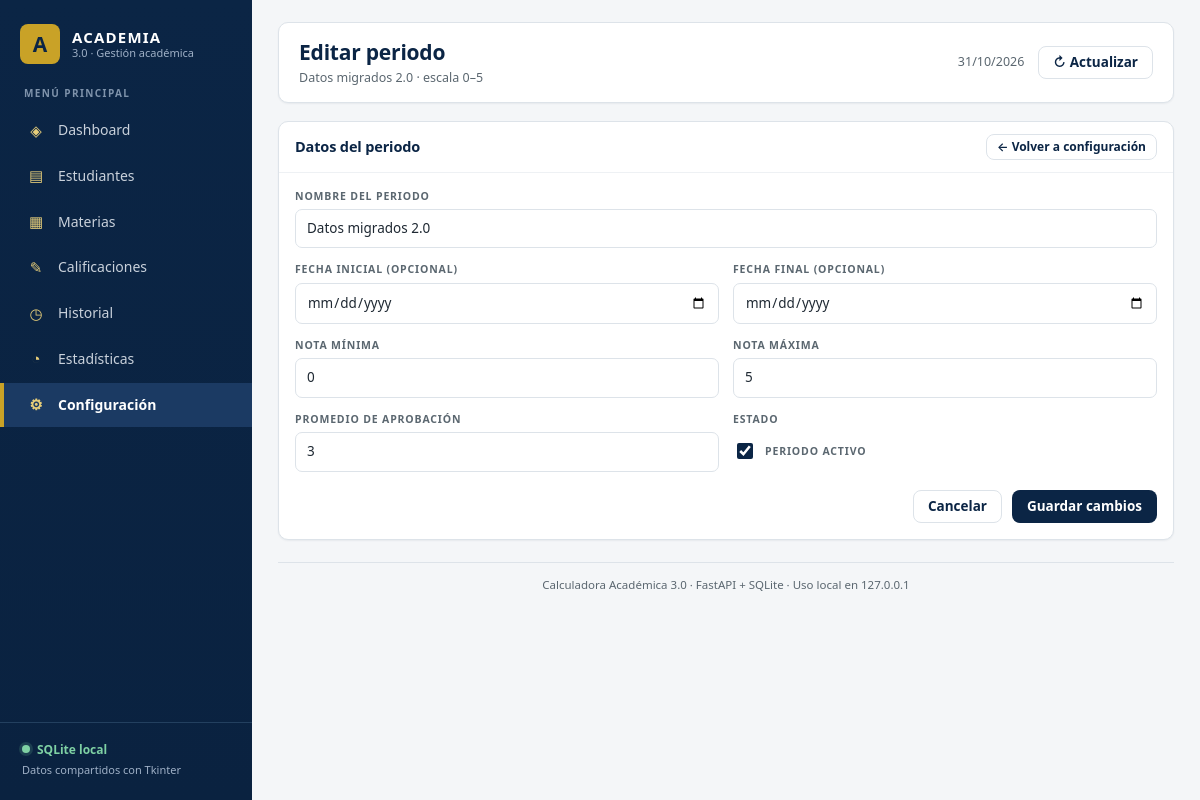
Page /periodos/2de7806d-3e70-51f2-95f7-c219aa412354/editar on the committed database.
### tables this page shows
CREATE TABLE periodos (
    id             TEXT PRIMARY KEY,
    nombre         TEXT NOT NULL UNIQUE,
    fecha_inicio   TEXT,
    fecha_fin      TEXT,
    escala_min     REAL NOT NULL,
    escala_max     REAL NOT NULL,
    aprobacion_min REAL NOT NULL,
    activo         INTEGER NOT NULL DEFAULT 1 CHECK (activo IN (0, 1)),
    creado_en      TEXT NOT NULL,
    CHECK (escala_min < escala_max),
    CHECK (aprobacion_min >= escala_min AND aprobacion_min <= escala_max)
);

### app/web/rutas.py (the view)
@router.get("/periodos/{periodo_id}/editar")
def editar_periodo(
    request: Request,
    periodo_id: str,
    servicios: Servicios = Depends(servicios_lectura),
):
    try:
        periodo = servicios.periodos.obtener(periodo_id)
    except ErrorAcademico as error:
        return _redirigir("/configuracion", str(error), "error")
    return _render(
        request,
        "formulario_periodo.html",
        "configuracion",
        periodo=periodo,
        escala=periodo.escala,
    )

### app/web/templates/formulario_periodo.html (shortened to what this page needs)
{% extends "base.html" %}
{% block encabezado %}{% if periodo %}Editar periodo{% else %}Nuevo periodo{% endif %}{% endblock %}
{% block subencabezado %}{% if periodo %}{{ periodo.nombre }} · escala {{ "%g"|format(periodo.escala_min) }}–{{ "%g"|format(periodo.escala_max) }}{% else %}La escala queda congelada para este periodo{% endif %}{% endblock %}
{% block contenido %}
<section class="panel">
  <div class="panel-cabecera">
    <h2>Datos del periodo</h2>
    <a class="boton secundario pequeno" href="/configuracion">← Volver a configuración</a>
  </div>
  <div class="panel-cuerpo">
    <form class="formulario" method="post" action="/periodos/guardar">
      <div class="rejilla-campos">
        <div class="campo ancho">
          <label for="nombre">Nombre del periodo</label>
          <input id="nombre" name="nombre" type="text" required maxlength="120"
                 value="{{ periodo.nombre if periodo else '' }}" autofocus
                 placeholder="Ej. 2026 · Primer semestre">
        </div>
        <div class="campo">
          <label for="fecha_inicio">Fecha inicial (opcional)</label>
          <input id="fecha_inicio" name="fecha_inicio" type="date"
                 value="{{ periodo.fecha_inicio if periodo and periodo.fecha_inicio else '' }}">
        </div>
        <div class="campo">
          <label for="fecha_fin">Fecha final (opcional)</label>
          <input id="fecha_fin" name="fecha_fin" type="date"
                 value="{{ periodo.fecha_fin if periodo and periodo.fecha_fin else '' }}">
        </div>
        <div class="campo">
          <label for="minima">Nota mínima</label>
          <input id="minima" name="minima" type="number" step="any" required value="{{ '%g'|format(escala.minima) }}">
        </div>
        <div class="campo">
          <label for="maxima">Nota máxima</label>
          <input id="maxima" name="maxima" type="number" step="any" required value="{{ '%g'|format(escala.maxima) }}">
        </div>
        <div class="campo">
          <label for="aprobacion">Promedio de aprobación</label>
          <input id="aprobacion" name="aprobacion" type="number" step="any" required value="{{ '%g'|format(escala.aprobacion) }}">
        </div>
        <div class="campo">
          <label>Estado</label>
          <label class="campo-casilla">
            <input type="checkbox" name="activo" value="1" {% if not periodo or periodo.activo %}checked{% endif %}>
            Periodo activo
          </label>
        </div>
      </div>
      <div class="formulario-pie">
        <a class="boton secundario" href="/configuracion">Cancelar</a>
        <button class="boton primario" type="submit">
          {% if periodo %}Guardar cambios{% else %}Crear periodo{% endif %}
        </button>
      </div>
    </form>
  </div>
</section>
{% endblock %}

### app/web/static/css/estilos.css (style rules this page uses)
:root { --azul: #0b2545; --azul-medio: #13315c; --azul-claro: #1b3a63; --dorado: #c9a227; --dorado-claro: #e7ce7a; --fondo: #f4f6f8; --blanco: #ffffff; --gris-borde: #dde3e9; --gris-suave: #eef1f4; --gris-texto: #5b6770; --texto: #1f2933; --verde: #1e7f4f; --verde-suave: #e6f4ec; --rojo: #b3261e; --rojo-suave: #fbeae8; --amarillo-suave: #fff6da; --sombra: 0 1px 2px rgba(11, 37, 69, 0.06); --radio: 10px; }
* { box-sizing: border-box; }
html, body { margin: 0; padding: 0; }
body { background: var(--fondo); color: var(--texto); font-family: "Segoe UI", system-ui, -apple-system, "Helvetica Neue", Arial, sans-serif; font-size: 15px; line-height: 1.45; }
a { color: var(--azul-medio); text-decoration: none; }
h1, h2, h3, h4 { margin: 0; color: var(--azul); letter-spacing: -0.01em; }
.boton { display: inline-flex; align-items: center; justify-content: center; gap: 6px; padding: 9px 14px; border: 1px solid transparent; border-radius: 8px; font: inherit; font-size: 13.5px; font-weight: 600; line-height: 1; cursor: pointer; white-space: nowrap; transition: background 0.15s ease, border-color 0.15s ease, color 0.15s ease; }
.boton.primario { background: var(--azul); color: var(--blanco); }
.boton.secundario { background: var(--blanco); border-color: var(--gris-borde); color: var(--azul); }
.boton.pequeno { padding: 6px 10px; font-size: 12px; }
.panel { background: var(--blanco); border: 1px solid var(--gris-borde); border-radius: var(--radio); box-shadow: var(--sombra); overflow: hidden; }
.panel-cabecera { display: flex; flex-wrap: wrap; align-items: center; justify-content: space-between; gap: 10px; padding: 12px 16px; border-bottom: 1px solid var(--gris-suave); }
.panel-cabecera h2, .panel-cabecera h3 { font-size: 14.5px; }
.panel-cuerpo { padding: 16px; }
.formulario { display: flex; flex-direction: column; gap: 14px; }
.rejilla-campos { display: grid; grid-template-columns: repeat(2, minmax(0, 1fr)); gap: 14px; }
.campo { display: flex; flex-direction: column; gap: 5px; min-width: 0; }
.campo.ancho { grid-column: 1 / -1; }
.campo label { color: var(--gris-texto); font-size: 10.5px; font-weight: 700; letter-spacing: 0.08em; text-transform: uppercase; }
.campo input, .campo select, .campo textarea { width: 100%; padding: 9px 11px; border: 1px solid var(--gris-borde); border-radius: 7px; background: var(--blanco); color: var(--texto); font: inherit; font-size: 13.5px; outline: none; transition: border-color 0.15s ease, box-shadow 0.15s ease; }
.campo-casilla { display: flex; align-items: center; gap: 9px; padding: 8px 0; color: var(--texto); font-size: 13px; }
.campo-casilla input { width: 16px; height: 16px; accent-color: var(--azul); }
.formulario-pie { display: flex; flex-wrap: wrap; justify-content: flex-end; gap: 10px; padding-top: 4px; }

### rows in the picture
periodos: nombre "Datos migrados 2.0", escala_min "0", escala_max "5", minima "0", maxima "5", aprobacion "3", activo "☑"

### other values in the picture
{{ hoy }} "31/10/2026"
